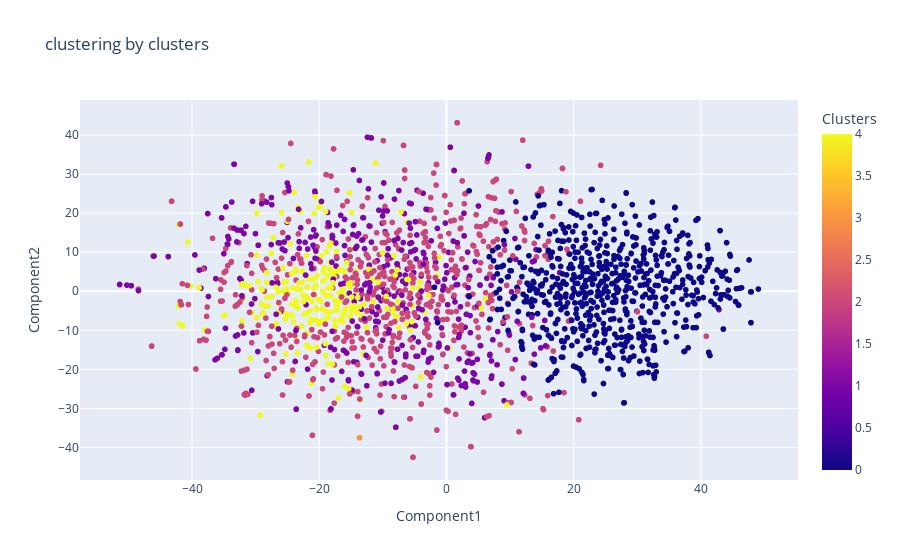
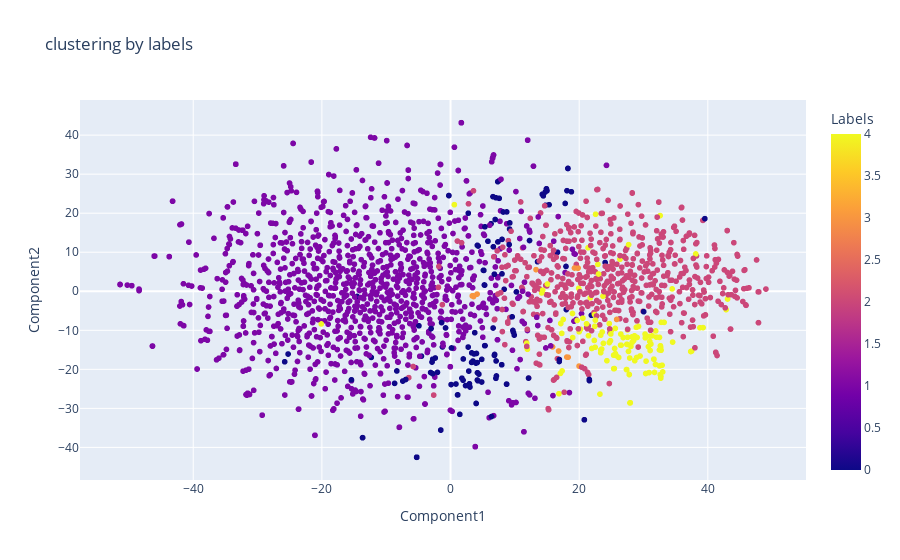

Write notebook code for charts like these, in order.
### Code cell
# Display results
a = X_trans[:, 0]
b = X_trans[:, 1]
c = myclust.labels_
d= y_train[:2000]
e= X_train[:2000]
t = pd.DataFrame({'Component1':a,'Component2':b, 'Clusters':c, 'Labels': d, 'photos':e})
fig = t.plot.scatter(x="Component1", y="Component2", color='Clusters', title='clustering by clusters', hover_data=['Labels','photos'])
fig.show()

fig = t.plot.scatter(x="Component1", y="Component2", color='Labels', title='clustering by labels', hover_data=['Clusters','photos'])
fig.show()

### Figure 1 — Plotly figure (JSON) as saved in the notebook; plotly's stock layout.template omitted (floating-point values rounded to 4 significant figures; data arrays with more than 128 entries replaced by an {"elided": "..."} marker saying what was removed)
{"data": [{"customdata": {"elided": "2000x2 mixed values"}, "hovertemplate": "Component1=%{x}<br>Component2=%{y}<br>Labels=%{customdata[0]}<br>photos=%{customdata[1]}<br>Clusters=%{marker.color}<extra></extra>", "legendgroup": "", "marker": {"color": {"elided": "2000 int values"}, "coloraxis": "coloraxis", "symbol": "circle"}, "mode": "markers", "name": "", "showlegend": false, "type": "scattergl", "x": {"elided": "2000 float values"}, "xaxis": "x", "y": {"elided": "2000 float values"}, "yaxis": "y"}], "layout": {"coloraxis": {"colorbar": {"title": {"text": "Clusters"}}, "colorscale": [[0, "#0d0887"], [0.1111, "#46039f"], [0.2222, "#7201a8"], [0.3333, "#9c179e"], [0.4444, "#bd3786"], [0.5556, "#d8576b"], [0.6667, "#ed7953"], [0.7778, "#fb9f3a"], [0.8889, "#fdca26"], [1, "#f0f921"]]}, "legend": {"tracegroupgap": 0}, "title": {"text": "clustering by clusters"}, "xaxis": {"anchor": "y", "domain": [0, 1], "title": {"text": "Component1"}}, "yaxis": {"anchor": "x", "domain": [0, 1], "title": {"text": "Component2"}}}}

### Figure 2 — Plotly figure (JSON) as saved in the notebook; plotly's stock layout.template omitted (floating-point values rounded to 4 significant figures; data arrays with more than 128 entries replaced by an {"elided": "..."} marker saying what was removed)
{"data": [{"customdata": {"elided": "2000x2 mixed values"}, "hovertemplate": "Component1=%{x}<br>Component2=%{y}<br>Clusters=%{customdata[0]}<br>photos=%{customdata[1]}<br>Labels=%{marker.color}<extra></extra>", "legendgroup": "", "marker": {"color": {"elided": "2000 int values"}, "coloraxis": "coloraxis", "symbol": "circle"}, "mode": "markers", "name": "", "showlegend": false, "type": "scattergl", "x": {"elided": "2000 float values"}, "xaxis": "x", "y": {"elided": "2000 float values"}, "yaxis": "y"}], "layout": {"coloraxis": {"colorbar": {"title": {"text": "Labels"}}, "colorscale": [[0, "#0d0887"], [0.1111, "#46039f"], [0.2222, "#7201a8"], [0.3333, "#9c179e"], [0.4444, "#bd3786"], [0.5556, "#d8576b"], [0.6667, "#ed7953"], [0.7778, "#fb9f3a"], [0.8889, "#fdca26"], [1, "#f0f921"]]}, "legend": {"tracegroupgap": 0}, "title": {"text": "clustering by labels"}, "xaxis": {"anchor": "y", "domain": [0, 1], "title": {"text": "Component1"}}, "yaxis": {"anchor": "x", "domain": [0, 1], "title": {"text": "Component2"}}}}
